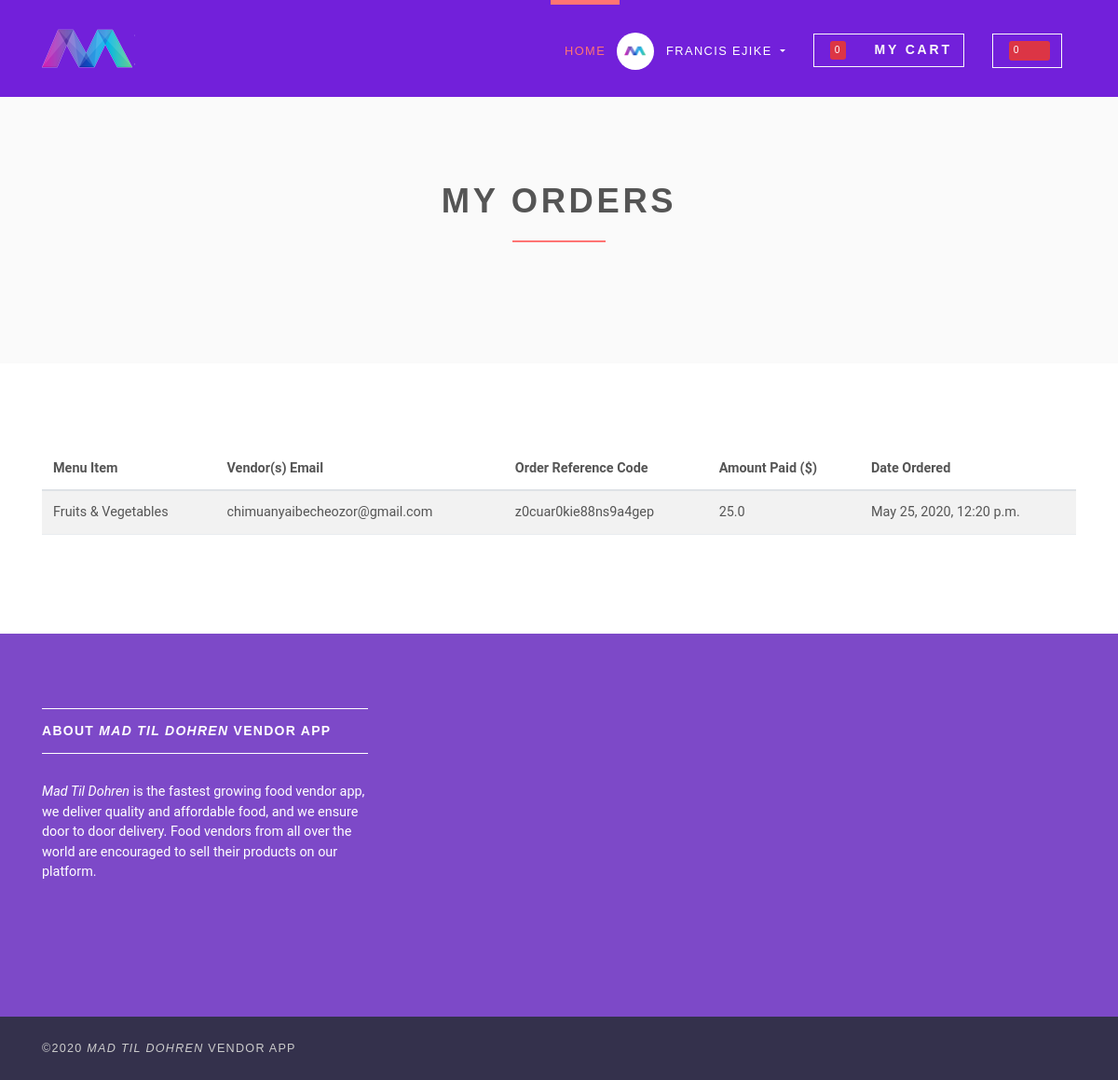
The app's page /ordered-items/ (signed in), older data.
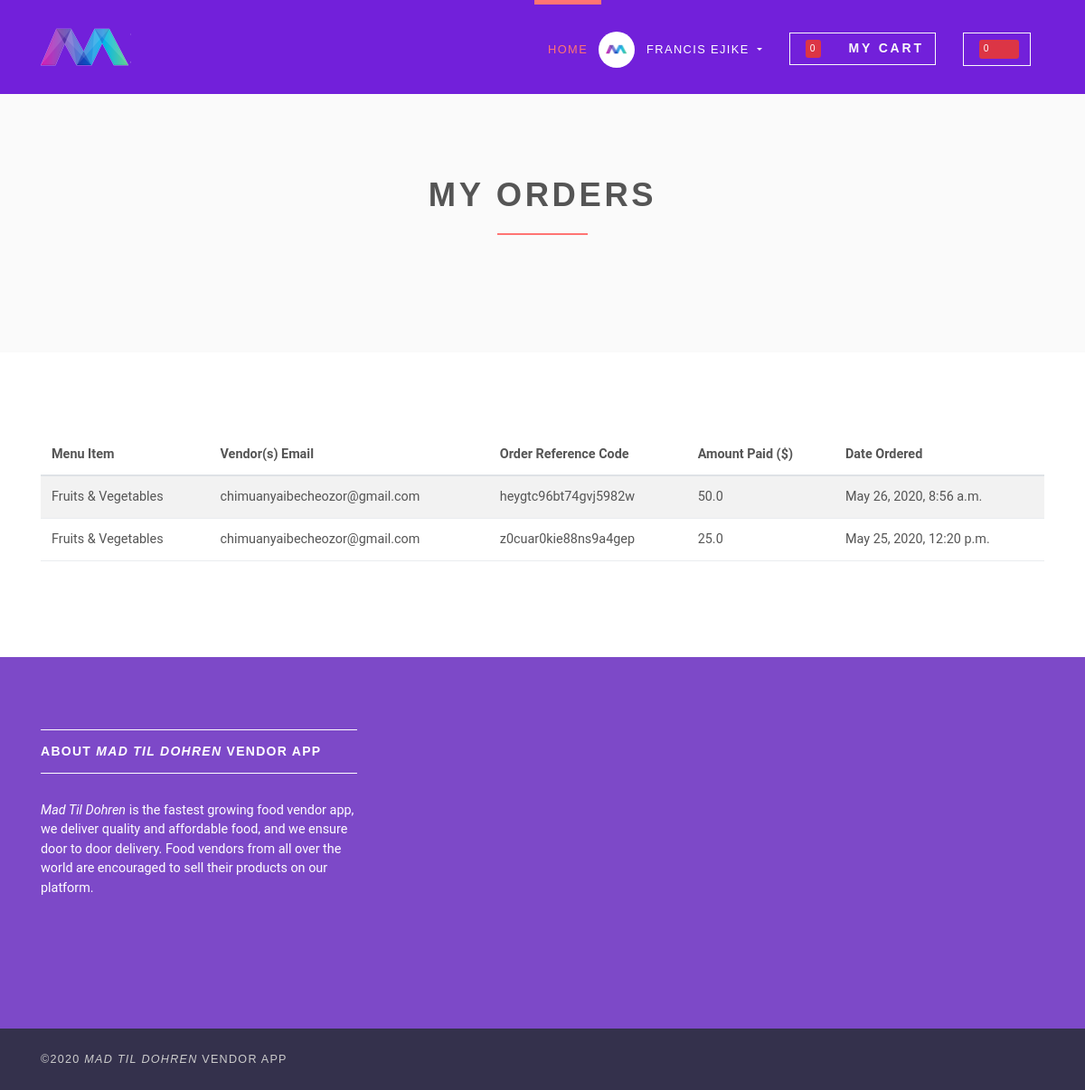
The same page, newer data.
### foodvendor/models.py (models this page shows, shortened)
class MenuItem(models.Model):
    user = models.ForeignKey(settings.AUTH_USER_MODEL, on_delete=models.CASCADE)
    ordered = models.BooleanField(default=False)
    menu = models.ForeignKey(Menu, on_delete=models.CASCADE)
    quantity = models.IntegerField(default=1)
    def get_total_discount_item_price(self):
        return self.quantity * self.menu.discount_price
    def get_final_price(self):
        if self.menu.discount_price:
            return self.get_total_discount_item_price()
        return self.get_total_item_price()

class Menu(models.Model):
    none = 0
    Daily = 1
    Weekly = 7
    Monthly = 30
    Quarterly = 90
    SemiAnual = 180
    Yearly = 365
    Frequency_Of_Recurrence = (
        (none, "None"),
        (Daily, "Daily"),
        (Weekly, "Weekly"),
        (Monthly, "Monthly"),
        (Quarterly, "After 3 Months"),
        (SemiAnual, "After 6 Months"),
        (Yearly, "After 12 Months")
    )
    vendor = models.ForeignKey(Vendor, on_delete=models.CASCADE)
    name = models.CharField(verbose_name="food name", null=False, blank=False, max_length=100)
    description = models.TextField(verbose_name="Food Description", max_length=350, null=False, blank=False)
    price = models.FloatField(verbose_name="Price ($)", default=0.00)
    discount_price = models.FloatField(blank=True, null=True)
    image = models.ImageField(upload_to='images/', default='veggies.jpg')
    isrecurring = models.BooleanField(default=False)
    frequencyofrecurrence = models.IntegerField(choices=Frequency_Of_Recurrence)
    datetimecreated = models.DateTimeField(verbose_name='date-time-created', auto_now_add=True)

class Order(models.Model):
    user = models.ForeignKey(settings.AUTH_USER_MODEL, on_delete=models.CASCADE)
    itemsordered = models.ManyToManyField(MenuItem, verbose_name="menuitem", default=None, blank=True)
    ref_code = models.CharField(max_length=20, blank=True, null=True)
    start_date = models.DateTimeField(auto_now_add=True)
    dateandtimeoforder = models.DateTimeField(verbose_name='date-time-ordered')
    ordered = models.BooleanField(default=False)
    shipping_address = models.ForeignKey(
        'Address', related_name='shipping_address', on_delete=models.SET_NULL, blank=True, null=True)
    billing_address = models.ForeignKey(
        'Address', related_name='billing_address', on_delete=models.SET_NULL, blank=True, null=True)
    payment = models.ForeignKey(
        'Payment', on_delete=models.SET_NULL, blank=True, null=True)
    orderstatus = models.ForeignKey(OrderStatus, on_delete=models.SET_NULL, blank=True, null=True)
    '''
        1. Item added to cart
        2. Adding a billing address
        (Failed checkout)
        3. Payment
        (Preprocessing, processing, packaging etc.)
        4. Orderstatus
        (being delivered, received, refund_requested, refund granted)
        '''
    def get_total(self):
        total = 0
        for order_item in self.itemsordered.all():
            total += order_item.get_final_price()
        return total

### accounts/models.py (models this page shows, shortened)
class Vendor(models.Model):
    user = models.OneToOneField(User, on_delete=models.CASCADE, primary_key=True)
    def __str__(self):
        return self.user.email

class User(AbstractBaseUser):
    username = None
    email = models.EmailField(verbose_name='email', max_length=60, unique=True, blank=False,
                              error_messages={
                                  'unique': "A user with that email already exists.",
                              })
    phonenumber = models.CharField(verbose_name="phone number", max_length=20, unique=True, blank=False,
                                   error_messages={
                                       'unique': "Phone number already exists.",
                                   })
    datetimecreated = models.DateTimeField(verbose_name='date joined', auto_now_add=True)
    stripe_customer_id = models.CharField(max_length=50, blank=True, null=True)
    one_click_purchasing = models.BooleanField(default=False)
    last_login = models.DateTimeField(verbose_name='last login', auto_now=True)
    is_admin = models.BooleanField(default=False)
    is_active = models.BooleanField(default=True)
    is_staff = models.BooleanField(default=False)
    is_superuser = models.BooleanField(default=False)
    is_vendor = models.BooleanField(default=False)
    is_customer = models.BooleanField(default=False)
    first_name = models.CharField(max_length=50)
    last_name = models.CharField(max_length=50, blank=True)
    USERNAME_FIELD = "email"
    REQUIRED_FIELDS = ['first_name', 'last_name']
    objects = MyAccountManager()

### foodvendor/views/home.py (the view)
# urls.py: path('ordered-items/', OrderViewList.as_view(), name='ordered-items'),
class OrderViewList(ListView, LoginRequiredMixin):
    model = Order
    template_name = 'foodvendor/customer/user_order_list.html'
    context_object_name = 'order'
    ordering = ['-dateandtimeoforder']
    paginate_by = 3
    def get_queryset(self):
        user = self.request.user
        return Order.objects.filter(user=user, ordered=True).distinct().order_by('-dateandtimeoforder')

### foodvendor/templatetags/cart_template_tags.py (called while the page is built)
@register.filter
def cart_item_count(user):
    if user.is_authenticated:
        qs = Order.objects.filter(user=user, ordered=False)
        if qs.exists():
            return qs[0].itemsordered.count()
    return 0

@register.filter
def unread_notification(user):
    qs = Notification.objects.filter(receiver=user, messagestatus=MessageStatus.objects.get(name='message sent')).annotate(num_user=Count('sender')).count()
    return qs

### templates/foodvendor/customer/user_order_list.html (shortened to what this page needs)
{% extends 'base.html' %}
{% load static %}
{% block content %}
<section class="bg-light-gray">
    <div class="container">
        <div class="row">
            <div class="col-lg-8 mx-auto">
                <h1 class="heading">My Orders</h1>
            </div>
        </div>
    </div>
</section>
<section>
    <div class="container">
        <div class="row">
            <div class="col-lg-12">
                <div class="table-responsive">
                    <table class="table table-striped table-hover table-client-dashboard">
                        <thead>
                        <tr>
                            <th>Menu Item</th>
                            <th>Vendor(s) Email</th>
                            <th>Order Reference Code</th>
                            <th>Amount Paid ($)</th>
                            <th>Date Ordered</th>
                        </tr>
                        </thead>
                        <tbody>
                        {% for item in order %}
                            <tr>
                                <td>{% for i in item.itemsordered.all %}
                                        {{ i.menu.name }}
                                    {% endfor %}
                                </td>
                                <td>
                                    {% for i in item.itemsordered.all %}
                                        {{ i.menu.vendor }}
                                    {% endfor %}
                                </td>
                                <td>{{ item.ref_code }}</td>
                                <td>{{ item.get_total }}</td>
                                <td>{{ item.dateandtimeoforder }}</td>
                            </tr>
                        {% endfor %}
                        </tbody>
                    </table>
                </div>
            </div>
        </div>
    </div>
</section>
{% endblock %}

Row changes from the older to the newer data that the page shows:
added Order: ref_code "heygtc96bt74gvj5982w", get_total "50.0", dateandtimeoforder "May 26, 2020, 8:56 a.m."
added MenuItem: menu.name "Fruits & Vegetables", menu.vendor "chimuanyaibecheozor@gmail.com"
